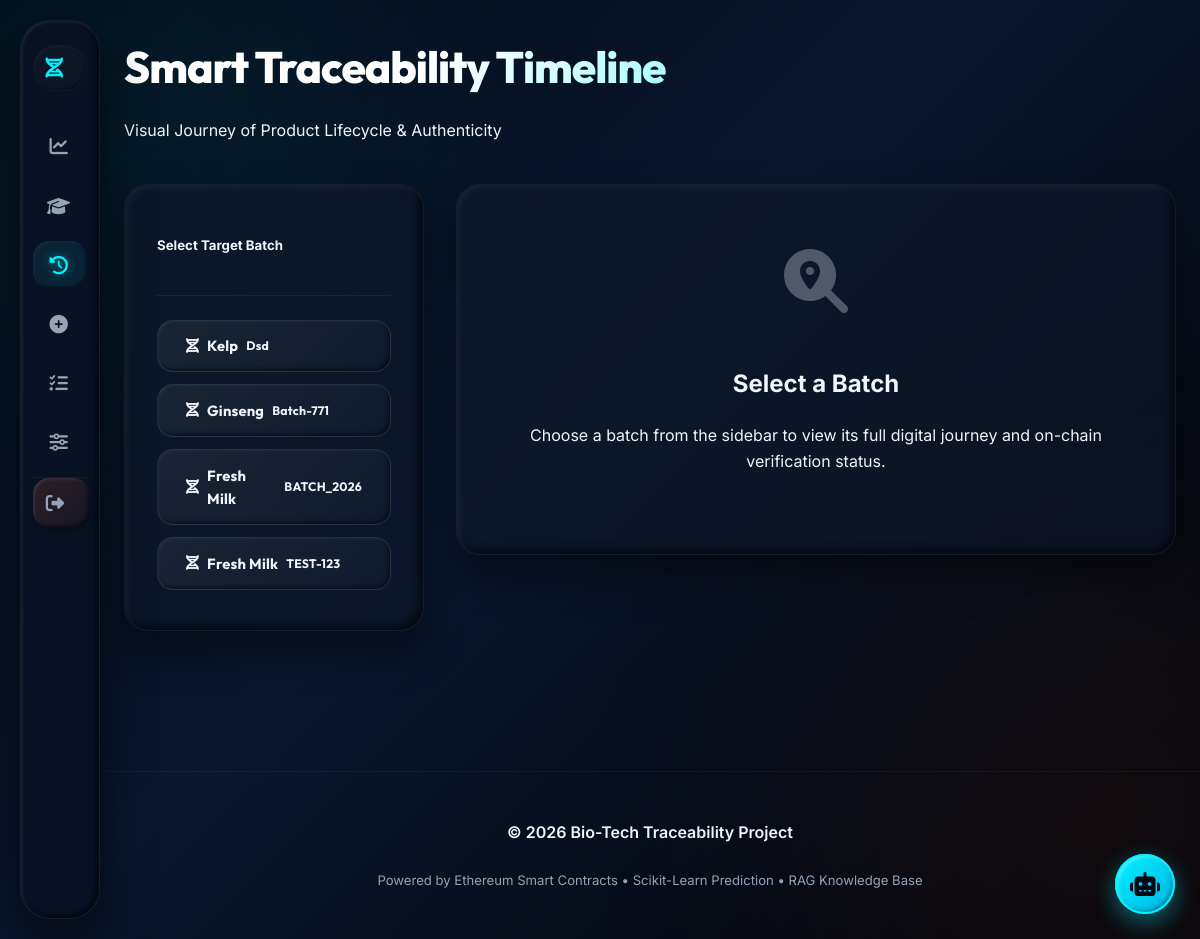
Page /timeline (signed in) on the earlier database version.
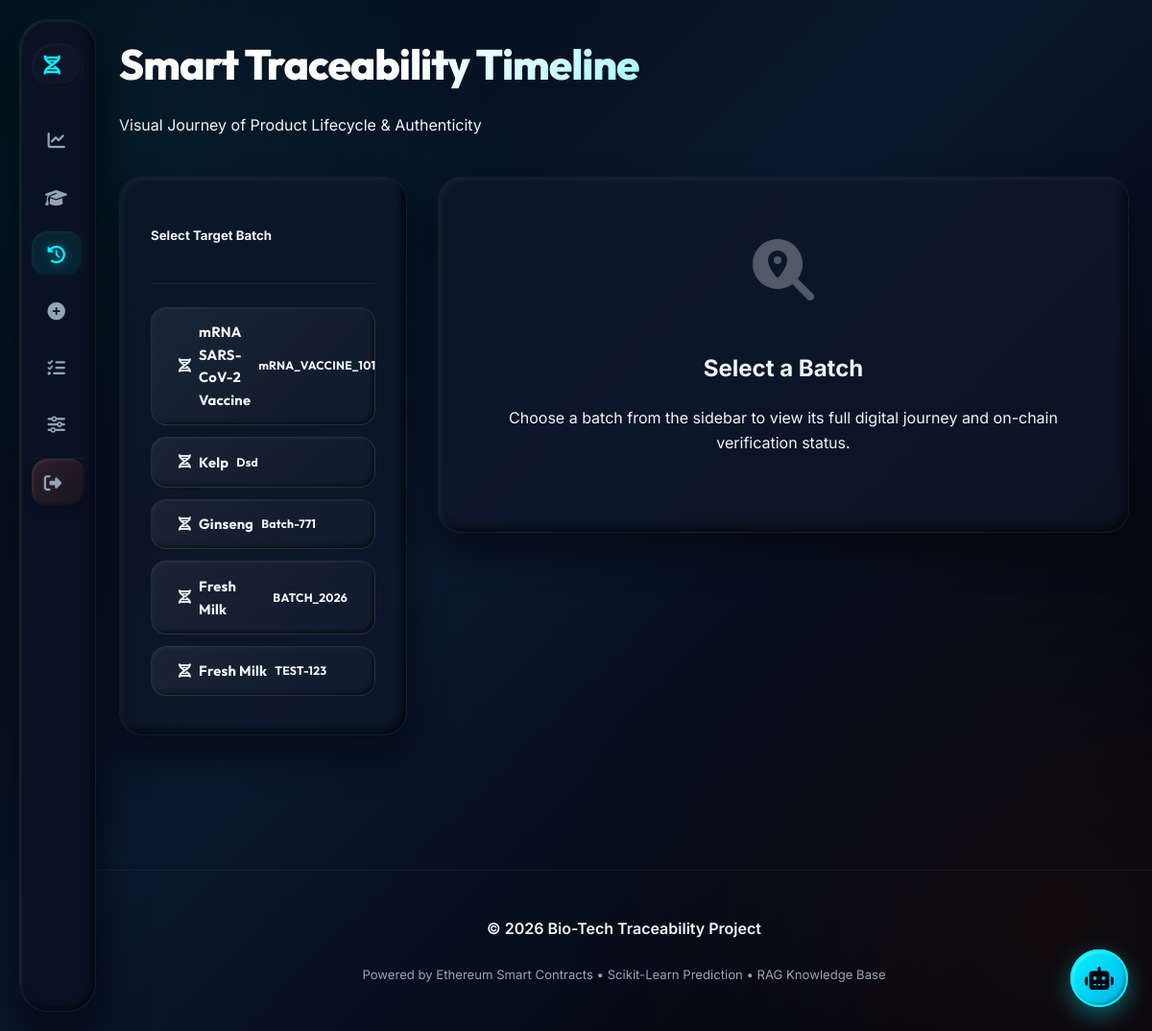
Same page on the later database version.
### models.py (models this page shows)
class Batch(db.Model):
    id = db.Column(db.Integer, primary_key=True)
    public_id = db.Column(db.String(64), unique=True, index=True, nullable=False)
    batch_type = db.Column(db.String(64), nullable=False) # food, herb, sample
    name = db.Column(db.String(128), nullable=False)
    origin = db.Column(db.String(128), nullable=False)
    created_at = db.Column(db.DateTime, default=datetime.utcnow)
    blockchain_tx_hash = db.Column(db.String(66), nullable=True) # tx hash for batch creation
    events = db.relationship('Event', backref='batch', lazy='dynamic')
    documents = db.relationship('Document', backref='batch', lazy='dynamic')

### app.py (the view)
@app.route('/timeline')
@login_required
def timeline():
    batches = Batch.query.order_by(Batch.created_at.desc()).all()
    return render_template('timeline.html', batches=batches, current_batch=None)

### app.py (called while the page is built)
@login_manager.user_loader
def load_user(id):
    return db.session.get(User, int(id))

### templates/timeline.html (shortened to what this page needs)
{% extends "base.html" %}
{% block content %}
<section class="page-section fade-in">
    <hgroup>
        <h1>Smart Traceability Timeline</h1>
        <p>Visual Journey of Product Lifecycle & Authenticity</p>
    </hgroup>
    <div class="layout-sidebar">
        <aside>
            <article class="sidebar-card">
                <header><h5>Select Target Batch</h5></header>
                <div class="batch-list-scroll">
                    {% for b in batches %}
                    <a href="{{ url_for('timeline_batch', public_id=b.public_id) }}"
                       class="batch-list-link {% if current_batch and current_batch.id == b.id %}primary-btn{% else %}contrast outline{% endif %}"
                       role="button">
                        <i class="fa-solid fa-dna" aria-hidden="true"></i> {{ b.name }}
                        <small>{{ b.public_id }}</small>
                    </a>
                    {% endfor %}
                </div>
            </article>
        </aside>
        <div>
            {% if current_batch %}
            <article>
                <header>
                    <h2 style="margin-bottom: 0;">Journey: {{ current_batch.name }}</h2>
                    <p class="text-muted" style="margin-bottom: 0;">Verified Batch #{{ current_batch.public_id }}</p>
                </header>
                <div class="modern-timeline" style="margin-top: 3rem;">
                    {% for stage in stages %}
                    {% set ev = events.get(stage) %}
                    {% set is_excursion = False %}
                    {% if ev and ev.temperature is not none %}
                        {% if current_policy %}
                            {% if ev.temperature < current_policy.min_temp or ev.temperature > current_policy.max_temp %}
                                {% set is_excursion = True %}
                            {% endif %}
                        {% else %}
                            {% if ev.temperature < -100 or ev.temperature > 100 %}
                                {% set is_excursion = True %}
                            {% endif %}
                        {% endif %}
                    {% endif %}
                    <div class="timeline-item {% if ev %}{% if is_excursion %}excursion{% else %}active{% endif %}{% endif %}">
                        <div class="timeline-marker"></div>
                        <div class="timeline-content">
                            <h4>{{ stage | capitalize }}</h4>
                            {% if ev %}
                            <p class="text-muted" style="font-size: 0.85rem;">
                                <i class="fa-solid fa-location-dot"></i> {{ ev.location }} |
                                <i class="fa-solid fa-calendar-day"></i> {{ ev.timestamp.strftime('%Y-%m-%d %H:%M') }}
                            </p>
                            <div class="grid">
                                {% if ev.temperature %}
                                <div style="color: var(--brand-primary); font-size: 0.8rem;">
                                    <i class="fa-solid fa-temperature-half"></i> {{ ev.temperature }}°C
                                </div>
                                {% endif %}
                                {% if ev.humidity %}
                                <div style="color: #94a3b8; font-size: 0.8rem;">
                                    <i class="fa-solid fa-droplet"></i> {{ ev.humidity }}%
                                </div>
                                {% endif %}
                            </div>
                            {% if ev.blockchain_tx_hash %}
                            <small style="color: var(--brand-sunset); font-size: 0.75rem; margin-top: 0.5rem; display: block;">
                                <i class="fa-brands fa-ethereum"></i> TX: {{ ev.blockchain_tx_hash[:20] }}...
                            </small>
                            {% endif %}
                            {% else %}
                            <p class="text-muted" style="font-size: 0.8rem; opacity: 0.5;">Awaiting initiation of this stage...</p>
                            {% endif %}
                        </div>
                    </div>
                    {% endfor %}
                </div>
            </article>
            {% else %}
            <article style="text-align: center; padding: 4rem 2rem;">
                <i class="fa-solid fa-magnifying-glass-location" style="font-size: 4rem; color: var(--brand-primary); opacity: 0.3; margin-bottom: 2rem;"></i>
                <h2>Select a Batch</h2>
                <p class="text-muted">Choose a batch from the sidebar to view its full digital journey and on-chain verification status.</p>
            </article>
            {% endif %}
        </div>
    </div>
</section>
{% endblock %}

### templates/base.html (shortened to what this page needs)
<!DOCTYPE html>
<html lang="en">
<head>
    <link rel="stylesheet" href="https://cdn.jsdelivr.net/npm/@picocss/pico@1/css/pico.min.css">
    <link rel="stylesheet" href="https://cdnjs.cloudflare.com/ajax/libs/font-awesome/6.4.0/css/all.min.css">
    <link rel="stylesheet" href="{{ url_for('static', filename='style.css') }}">
</head>
<body>
    <header class="site-header">
        <nav class="site-nav">
            <div class="site-nav-brand">
                <a href="{{ url_for('dashboard') }}" class="contrast" data-tooltip="Bio-Tech Chain">
                    <i class="fa-solid fa-dna" aria-hidden="true"></i>
                </a>
            </div>
            <ul class="site-nav-links">
                {% if current_user.is_authenticated %}
                <li>
                    <a href="{{ url_for('dashboard') }}" class="{% if request.path == url_for('dashboard') %}active{% endif %}" data-tooltip="Dashboard">
                        <i class="fa-solid fa-chart-line" aria-hidden="true"></i>
                    </a>
                </li>
                <li>
                    <a href="{{ url_for('academy') }}" class="{% if request.path == url_for('academy') %}active{% endif %}" data-tooltip="Academic Center">
                        <i class="fa-solid fa-graduation-cap" aria-hidden="true"></i>
                    </a>
                </li>
                <li>
                    <a href="{{ url_for('timeline') }}" class="{% if request.path.startswith('/timeline') %}active{% endif %}" data-tooltip="Market Timeline">
                        <i class="fa-solid fa-clock-rotate-left" aria-hidden="true"></i>
                    </a>
                </li>
                {% if current_user.role in ['admin', 'producer'] %}
                <li>
                    <a href="{{ url_for('create_batch') }}" class="{% if request.path == url_for('create_batch') %}active{% endif %}" data-tooltip="Register Batch">
                        <i class="fa-solid fa-circle-plus" aria-hidden="true"></i>
                    </a>
                </li>
                {% endif %}
                {% if current_user.role in ['admin', 'staff'] %}
                <li>
                    <a href="{{ url_for('create_event') }}" class="{% if request.path == url_for('create_event') %}active{% endif %}" data-tooltip="Log Event">
                        <i class="fa-solid fa-list-check" aria-hidden="true"></i>
                    </a>
                </li>
                {% endif %}
                {% if current_user.role == 'admin' %}
                <li>
                    <a href="{{ url_for('settings') }}" class="{% if request.path == url_for('settings') %}active{% endif %}" data-tooltip="Clinical Settings">
                        <i class="fa-solid fa-sliders" aria-hidden="true"></i>
                    </a>
                </li>
                {% endif %}
                <li class="nav-user-item">
                    <a href="{{ url_for('logout') }}" role="button" class="nav-user-btn" data-tooltip="Logout">
                        <i class="fa-solid fa-right-from-bracket" aria-hidden="true"></i>
                    </a>
                </li>
                {% endif %}
            </ul>
        </nav>
    </header>
    <main class="container">
        {% block content %}{% endblock %}
    </main>
    <footer class="site-footer">
        <div class="container">
            <p>© 2026 Bio-Tech Traceability Project</p>
            <small class="text-muted">
                Powered by Ethereum Smart Contracts • Scikit-Learn Prediction • RAG Knowledge Base
            </small>
        </div>
    </footer>
    {% if current_user.is_authenticated %}
    {% include "chat.html" %}
    {% endif %}
</body>
</html>

### templates/chat.html (shortened to what this page needs)
<div id="ai-chat-widget" class="chat-widget">
    <button type="button" class="chat-widget-fab" onclick="toggleChatWidget()" aria-label="Toggle AI Assistant">
        <i class="fa-solid fa-robot"></i>
        <span class="fab-pulse"></span>
    </button>
</div>

Differences in the rows shown:
added Batch: name "mRNA SARS-CoV-2 Vaccine", public_id "mRNA_VACCINE_101"
